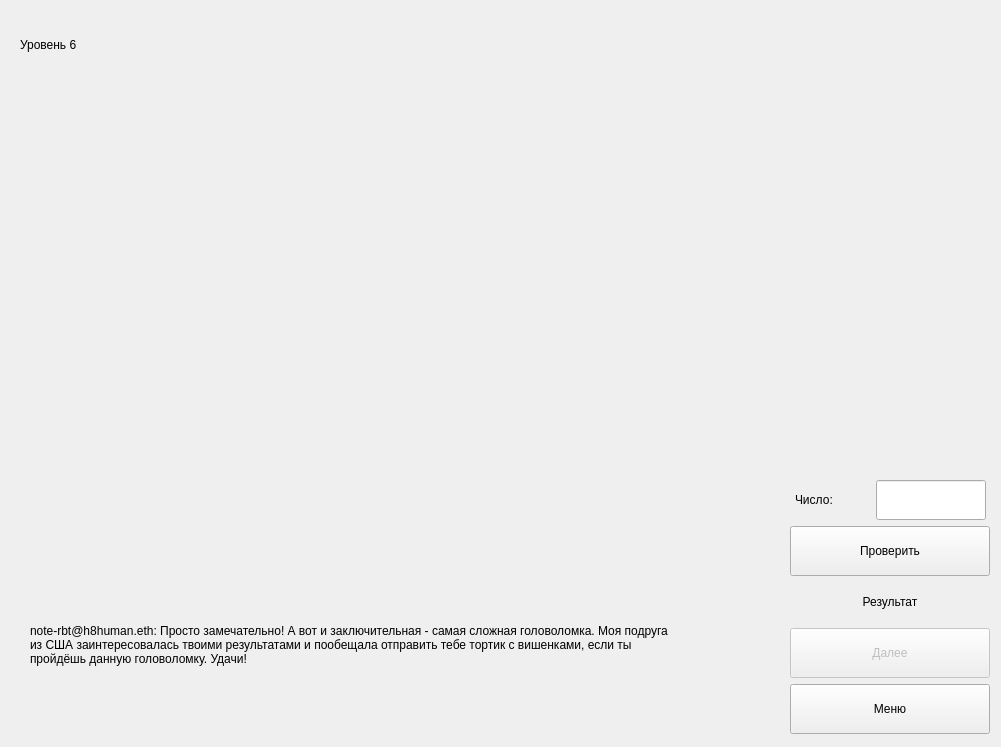
      <widget class="QWidget" name="lvl_6_page">
       <widget class="QLabel" name="img_lvl_6_lbl">
        <property name="geometry">
         <rect>
          <x>30</x>
          <y>70</y>
          <width>640</width>
          <height>480</height>
         </rect>
        </property>
        <property name="minimumSize">
         <size>
          <width>640</width>
          <height>480</height>
         </size>
        </property>
        <property name="maximumSize">
         <size>
          <width>640</width>
          <height>480</height>
         </size>
        </property>
        <property name="text">
         <string/>
        </property>
        <property name="pixmap">
         <pixmap>../build-shtjp-Desktop_Qt_5_12_12_MinGW_32_bit-Debug/debug/img/img_tst.jpg</pixmap>
        </property>
       </widget>
       <widget class="QLabel" name="lvl_6_name_lbl">
        <property name="geometry">
         <rect>
          <x>20</x>
          <y>30</y>
          <width>120</width>
          <height>30</height>
         </rect>
        </property>
        <property name="text">
         <string>Уровень 6</string>
        </property>
       </widget>
       <widget class="QWidget" name="layoutWidget_6">
        <property name="geometry">
         <rect>
          <x>790</x>
          <y>480</y>
          <width>202</width>
          <height>258</height>
         </rect>
        </property>
        <layout class="QVBoxLayout" name="verticalLayout_16">
         <item>
          <layout class="QHBoxLayout" name="horizontalLayout_11">
           <item>
            <widget class="QLabel" name="number_lvl_6_lbl">
             <property name="minimumSize">
              <size>
               <width>70</width>
               <height>40</height>
              </size>
             </property>
             <property name="maximumSize">
              <size>
               <width>70</width>
               <height>40</height>
              </size>
             </property>
             <property name="text">
              <string>Число:</string>
             </property>
            </widget>
           </item>
           <item>
            <widget class="QLineEdit" name="lvl_6_le">
             <property name="minimumSize">
              <size>
               <width>110</width>
               <height>40</height>
              </size>
             </property>
             <property name="maximumSize">
              <size>
               <width>110</width>
               <height>40</height>
              </size>
             </property>
            </widget>
           </item>
          </layout>
         </item>
         <item>
          <widget class="QPushButton" name="check_lvl_6_pb">
           <property name="minimumSize">
            <size>
             <width>200</width>
             <height>50</height>
            </size>
           </property>
           <property name="maximumSize">
            <size>
             <width>200</width>
             <height>50</height>
            </size>
           </property>
           <property name="text">
            <string>Проверить</string>
           </property>
          </widget>
         </item>
         <item>
          <widget class="QLabel" name="result_lvl_6_lbl">
           <property name="minimumSize">
            <size>
             <width>200</width>
             <height>40</height>
            </size>
           </property>
           <property name="maximumSize">
            <size>
             <width>200</width>
             <height>40</height>
            </size>
           </property>
           <property name="text">
            <string>Результат</string>
           </property>
           <property name="alignment">
            <set>Qt::AlignCenter</set>
           </property>
          </widget>
         </item>
         <item>
          <widget class="QPushButton" name="next_lvl_6_pb">
           <property name="enabled">
            <bool>false</bool>
           </property>
           <property name="minimumSize">
            <size>
             <width>200</width>
             <height>50</height>
            </size>
           </property>
           <property name="maximumSize">
            <size>
             <width>200</width>
             <height>50</height>
            </size>
           </property>
           <property name="text">
            <string>Далее</string>
           </property>
          </widget>
         </item>
         <item>
          <widget class="QPushButton" name="menu_lvl_6_pb">
           <property name="minimumSize">
            <size>
             <width>200</width>
             <height>50</height>
            </size>
           </property>
           <property name="maximumSize">
            <size>
             <width>200</width>
             <height>50</height>
            </size>
           </property>
           <property name="text">
            <string>Меню</string>
           </property>
          </widget>
         </item>
        </layout>
       </widget>
       <widget class="QLabel" name="text_lvl_6_lbl">
        <property name="geometry">
         <rect>
          <x>30</x>
          <y>570</y>
          <width>640</width>
          <height>150</height>
         </rect>
        </property>
        <property name="text">
         <string>note-rbt@h8human.eth: Просто замечательно! А вот и заключительная - самая сложная головоломка. Моя подруга из США заинтересовалась твоими результатами и пообещала отправить тебе тортик с вишенками, если ты пройдёшь данную головоломку. Удачи!</string>
        </property>
        <property name="wordWrap">
         <bool>true</bool>
        </property>
       </widget>
      </widget>
